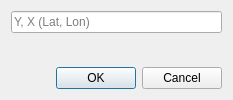
<?xml version="1.0" encoding="UTF-8"?>
<ui version="4.0">
 <class>QuickApiDialogBase</class>
 <widget class="QDialog" name="QuickApiDialogBase">
  <property name="geometry">
   <rect>
    <x>0</x>
    <y>0</y>
    <width>233</width>
    <height>100</height>
   </rect>
  </property>
  <property name="windowTitle">
   <string>Quick API</string>
  </property>
  <layout class="QVBoxLayout" name="verticalLayout">
   <item>
    <widget class="QgsFilterLineEdit" name="lineedit_xy">
     <property name="placeholderText">
      <string>Y, X (Lat, Lon)</string>
     </property>
     <property name="qgisRelation" stdset="0">
      <string notr="true"/>
     </property>
    </widget>
   </item>
   <item>
    <widget class="QgsProjectionSelectionWidget" name="crs_input"/>
   </item>
   <item>
    <widget class="QDialogButtonBox" name="button_box">
     <property name="orientation">
      <enum>Qt::Horizontal</enum>
     </property>
     <property name="standardButtons">
      <set>QDialogButtonBox::Cancel|QDialogButtonBox::Ok</set>
     </property>
    </widget>
   </item>
  </layout>
 </widget>
 <customwidgets>
  <customwidget>
   <class>QgsFilterLineEdit</class>
   <extends>QLineEdit</extends>
   <header>qgsfilterlineedit.h</header>
  </customwidget>
  <customwidget>
   <class>QgsProjectionSelectionWidget</class>
   <extends>QWidget</extends>
   <header>qgsprojectionselectionwidget.h</header>
  </customwidget>
 </customwidgets>
 <resources/>
 <connections>
  <connection>
   <sender>button_box</sender>
   <signal>accepted()</signal>
   <receiver>QuickApiDialogBase</receiver>
   <slot>accept()</slot>
   <hints>
    <hint type="sourcelabel">
     <x>9</x>
     <y>267</y>
    </hint>
    <hint type="destinationlabel">
     <x>20</x>
     <y>20</y>
    </hint>
   </hints>
  </connection>
  <connection>
   <sender>button_box</sender>
   <signal>rejected()</signal>
   <receiver>QuickApiDialogBase</receiver>
   <slot>reject()</slot>
   <hints>
    <hint type="sourcelabel">
     <x>9</x>
     <y>267</y>
    </hint>
    <hint type="destinationlabel">
     <x>20</x>
     <y>20</y>
    </hint>
   </hints>
  </connection>
 </connections>
</ui>
